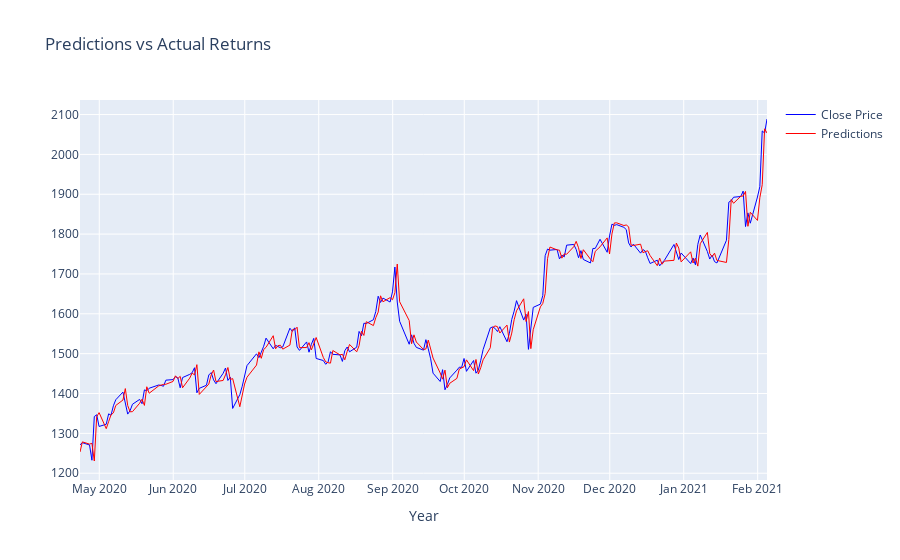

Source (notebook cell):
### Code cell
# Plot last 200 days for visibility
fig = go.Figure()
fig.add_trace(go.Line(x=dataframe.index[-200:], y=dataframe['close'][-200:], name='Close Price',
                         line=dict(color='blue', width=1)))
fig.add_trace(go.Line(x=dataframe.index[-200:], y=dataframe['predictions'][-200:], name = 'Predictions',
                         line=dict(color='red', width=1)
))

fig.update_layout(title='Predictions vs Actual Returns',
                   xaxis_title='Year')
fig.show()

### Figure 1 — Plotly figure (JSON) as saved in the notebook; plotly's stock layout.template omitted (floating-point values rounded to 4 significant figures; data arrays with more than 128 entries replaced by an {"elided": "..."} marker saying what was removed)
{"data": [{"line": {"color": "blue", "width": 1}, "name": "Close Price", "type": "scatter", "x": {"elided": "200 str values"}, "y": {"elided": "200 float values"}}, {"line": {"color": "red", "width": 1}, "name": "Predictions", "type": "scatter", "x": {"elided": "200 str values"}, "y": {"elided": "200 float values"}}], "layout": {"title": {"text": "Predictions vs Actual Returns"}, "xaxis": {"title": {"text": "Year"}}}}
